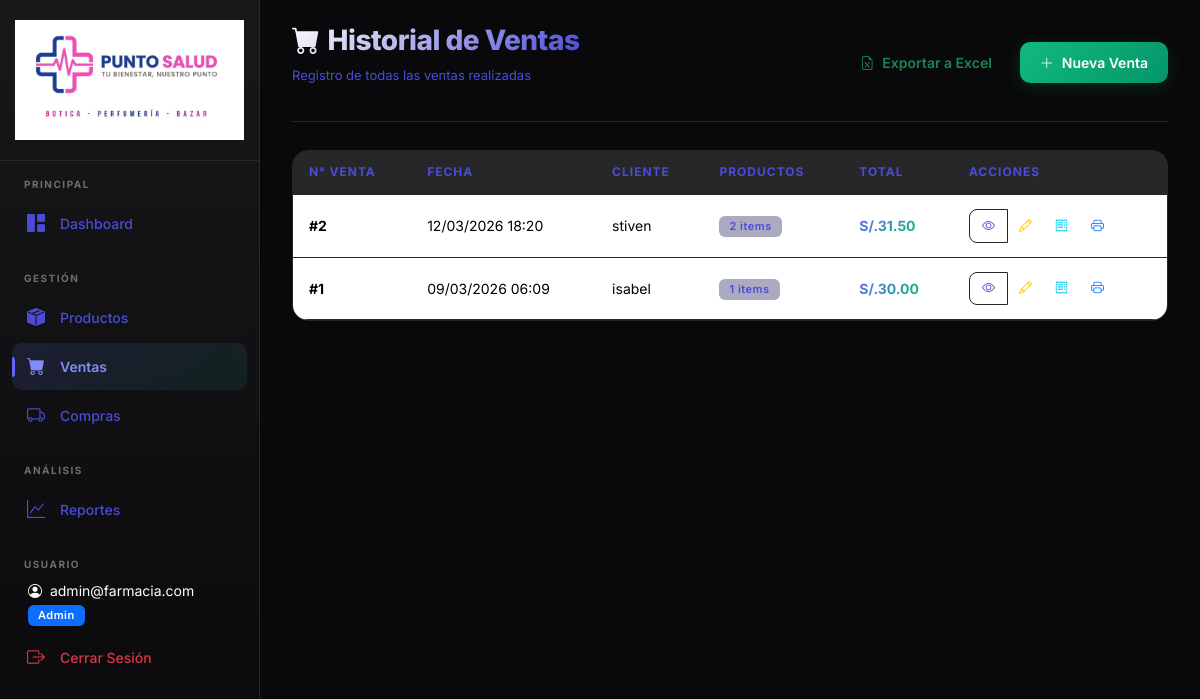
Page /ventas (signed in) on the earlier database version.
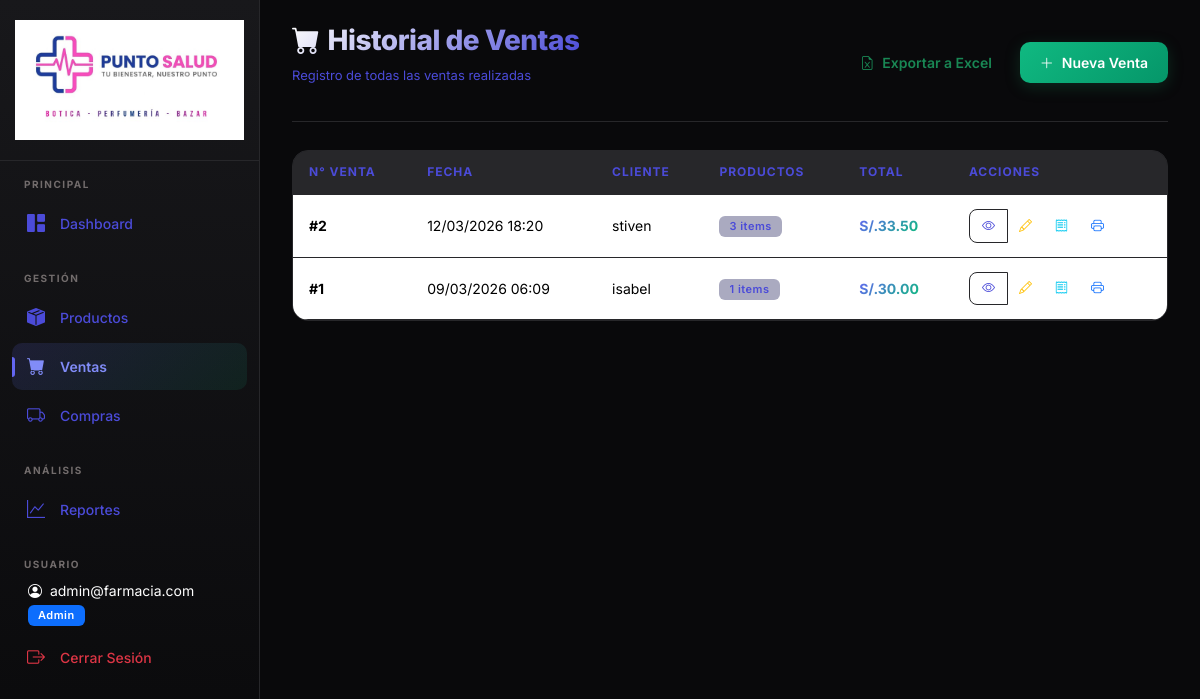
Same page on the later database version.
### models.py (models this page shows, shortened)
class Venta(db.Model):
    __tablename__ = 'ventas'
    id = db.Column(db.Integer, primary_key=True)
    fecha = db.Column(db.DateTime, default=datetime.utcnow, nullable=False)
    cliente = db.Column(db.String(200), nullable=True, default='Cliente General')
    total = db.Column(db.Float, nullable=False, default=0.0)
    detalles = db.relationship('DetalleVenta', backref='venta', lazy=True, cascade='all, delete-orphan')

### app.py (the view)
@app.route('/ventas')
@login_required
def ventas_lista():
    ventas = Venta.query.order_by(Venta.fecha.desc()).all()
    return render_template('ventas/lista.html', ventas=ventas)

### app.py (called while the page is built)
@login_manager.user_loader
def load_user(user_id):
    return Usuario.query.get(int(user_id))

### models.py (called while the page is built)
    @property
    def is_admin(self):
        return self.rol == 'admin'

### templates/ventas/lista.html (shortened to what this page needs)
{% extends "base.html" %}
{% block content %}
<div class="page-header">
    <div>
        <h1><i class="bi bi-cart-fill me-2"></i>Historial de Ventas</h1>
        <span class="breadcrumb">Registro de todas las ventas realizadas</span>
    </div>
    <div class="d-flex gap-2">
        <a href="{{ url_for('ventas_exportar') }}" class="btn btn-outline-success" id="btn-exportar-ventas">
            <i class="bi bi-file-earmark-excel"></i> Exportar a Excel
        </a>
        <a href="{{ url_for('venta_nueva') }}" class="btn btn-success" id="btn-nueva-venta">
            <i class="bi bi-plus-lg"></i> Nueva Venta
        </a>
    </div>
</div>
<div class="card">
    <div class="card-body p-0">
        {% if ventas %}
        <div class="table-responsive">
            <table class="table" id="tabla-ventas">
                <thead>
                    <tr>
                        <th>N° Venta</th>
                        <th>Fecha</th>
                        <th>Cliente</th>
                        <th>Productos</th>
                        <th>Total</th>
                        <th>Acciones</th>
                    </tr>
                </thead>
                <tbody>
                    {% for v in ventas %}
                    <tr>
                        <td><strong>#{{ v.id }}</strong></td>
                        <td>{{ v.fecha.strftime('%d/%m/%Y %H:%M') }}</td>
                        <td>{{ v.cliente or 'Cliente General' }}</td>
                        <td><span class="badge" style="background: var(--dark-4); color: var(--text-secondary);">{{
                                v.detalles|length }} items</span></td>
                        <td><strong class="text-gradient">S/.{{ "%.2f"|format(v.total) }}</strong></td>
                        <td>
                            <div class="btn-group" role="group">
                                <a href="{{ url_for('venta_detalle', id=v.id) }}" class="btn btn-outline-light btn-sm" title="Ver Detalle">
                                    <i class="bi bi-eye"></i>
                                </a>
                                <a href="{{ url_for('venta_editar', id=v.id) }}" class="btn btn-outline-warning btn-sm" title="Editar Venta">
                                    <i class="bi bi-pencil"></i>
                                </a>
                                <a href="{{ url_for('venta_imprimir_boleta', id=v.id) }}" target="_blank" class="btn btn-outline-info btn-sm" title="Imprimir Boleta">
                                    <i class="bi bi-receipt"></i>
                                </a>
                                <a href="{{ url_for('venta_imprimir_factura', id=v.id) }}" target="_blank" class="btn btn-outline-primary btn-sm" title="Imprimir Factura">
                                    <i class="bi bi-printer"></i>
                                </a>
                            </div>
                        </td>
                    </tr>
                    {% endfor %}
                </tbody>
            </table>
        </div>
        {% endif %}
    </div>
</div>
{% endblock %}

Differences in the rows shown:
changed Venta "stiven": detalles|length "2" → "3"; total "31.50" → "33.50"
